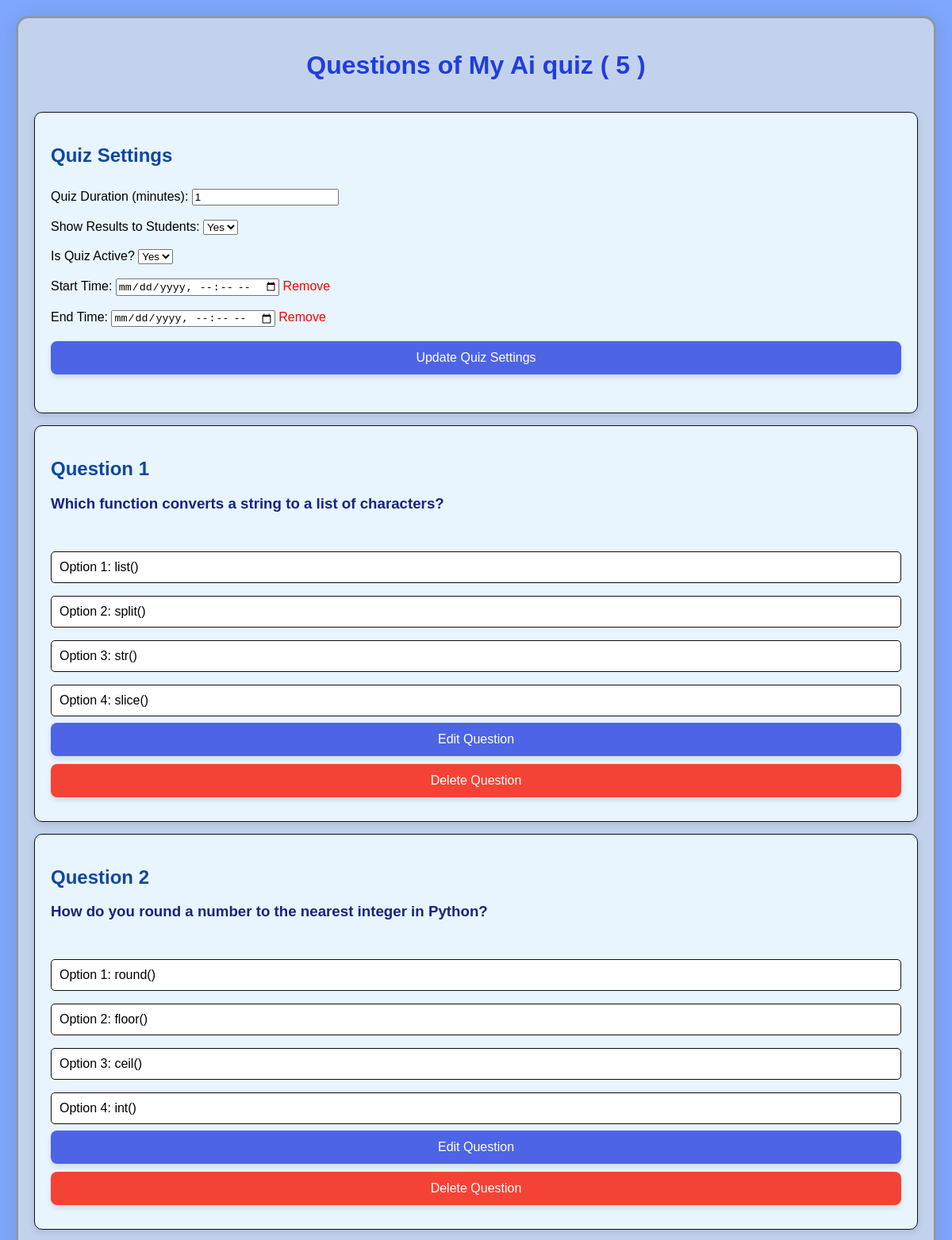
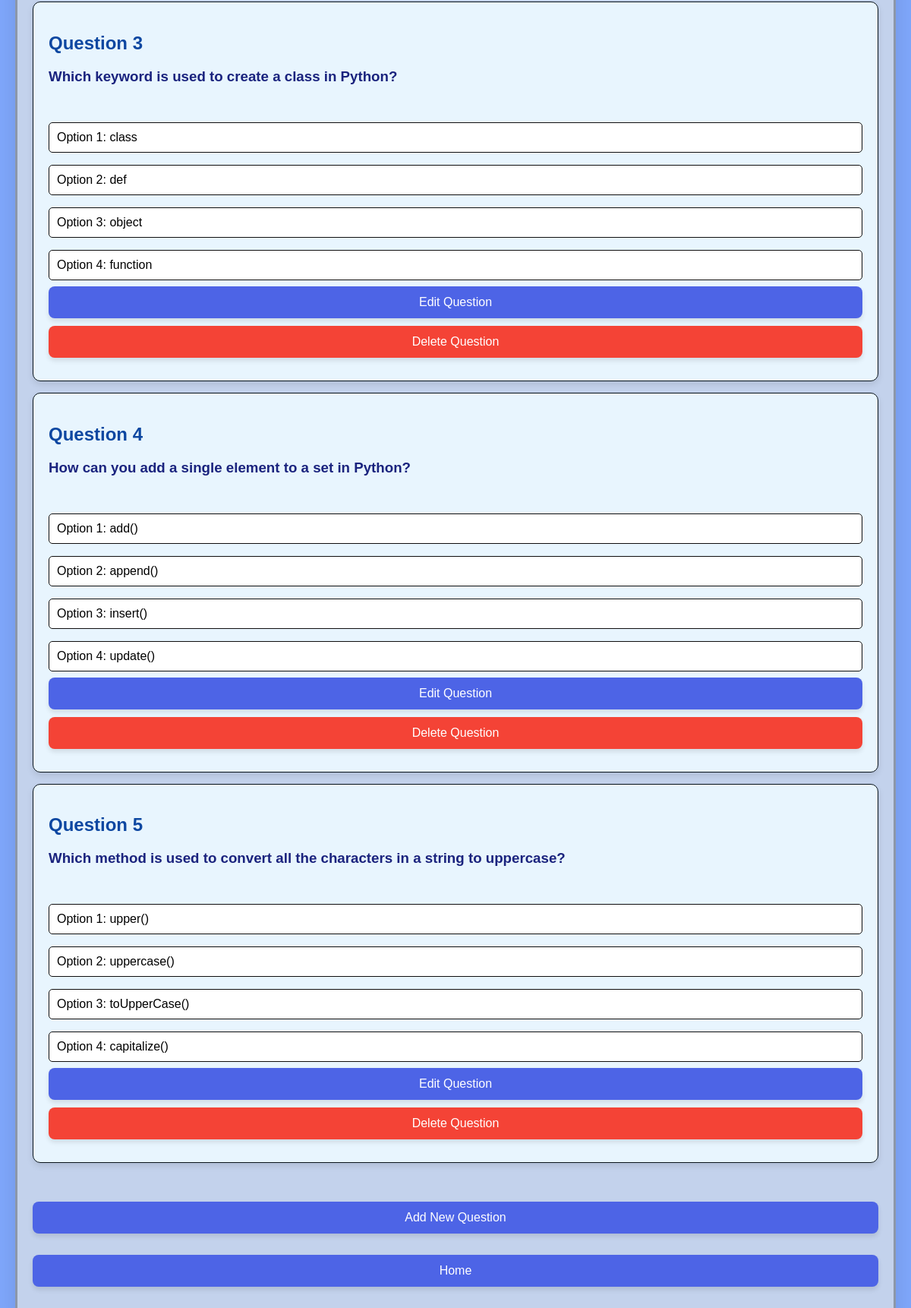
The page /q/q/view_questions/56/ (signed in) on the database its author committed (2 pictures, top to bottom).
### q/models.py (models this page shows, shortened)
class Quiz(models.Model):
    title = models.CharField(max_length=255)
    start_time = models.DateTimeField(blank=True, null=True)
    end_time = models.DateTimeField(blank=True, null=True)
    pdf = models.FileField(upload_to='pdfs/', null=True, blank=True)
    code = models.IntegerField(unique=True, editable=False, null=True, blank=True)
    host = models.ForeignKey(User, on_delete=models.CASCADE)
    created_at = models.DateTimeField(auto_now_add=True)
    show_results_to_student = models.BooleanField(default=True)  # Show results or not
    duration = models.IntegerField(default=2)  # Duration in minutes
    is_active = models.BooleanField(default=True)  # Whether the quiz is active or not

class Question(models.Model):
    QUESTION_TYPES = (
        ('MCQ', 'Multiple Choice (Single Answer)'),
        ('MCA', 'Multiple Choice (Multiple Answers)'),
        ('TF', 'True/False'),
    )
    quiz = models.ForeignKey(Quiz, related_name='questions', on_delete=models.CASCADE)
    question_text = models.TextField()
    question_type = models.CharField(max_length=3, choices=QUESTION_TYPES, default='MCQ')
    option1 = models.CharField(max_length=255, blank=True, null=True)
    option2 = models.CharField(max_length=255, blank=True, null=True)
    option3 = models.CharField(max_length=255, blank=True, null=True)
    option4 = models.CharField(max_length=255, blank=True, null=True)
    correct_option = models.CharField(max_length=255)
    image_loc = models.CharField(max_length=255, blank=True, null=True)
    images = models.ImageField(upload_to='questions/', null=True, blank=True)
    points = models.IntegerField(default=1)

### q/views.py (the view)
# urls.py: path('q/view_questions/<int:quiz_id>/', views.view_questions, name='view_questions'),
@login_required
def view_questions(request, quiz_id):
    if not request.user.is_teacher:
        return HttpResponseForbidden("You are not allowed to access this page.")
    quiz = get_object_or_404(Quiz, id=quiz_id)
    questions = quiz.questions.all()
    total_questions = questions.count()
    return render(request, 'view_questions.html', {
        'quiz': quiz,
        'total_questions': total_questions,
    })

### q/templates/view_questions.html (shortened to what this page needs)
{% load static %}
<!DOCTYPE html>
<html lang="en">
<head>
</head>
<body>
    <div class="container">
    <h1>Questions of {{ quiz.title }} ( {{ total_questions }} )</h1>
    <div class="question-container">
        <form action="{% url 'update_quiz_settings' quiz.id %}" method="POST" class="form-group">
            <h2>Quiz Settings</h2>
            <br>
            <label for="duration">Quiz Duration (minutes):</label>
            <input type="number" name="duration" id="duration" value="{{ quiz.duration }}" min="1" required>
            <br><br>
            <label for="show_results_to_student">Show Results to Students:</label>
            <select name="show_results_to_student" id="show_results_to_student">
                <option value="True" {% if quiz.show_results_to_student %}selected{% endif %}>Yes</option>
            </select>
            <br><br>
            <label for="is_active">Is Quiz Active?</label>
            <select name="is_active" id="is_active">
                <option value="True" {% if quiz.is_active %}selected{% endif %}>Yes</option>
            </select>
            <br><br>
            <label for="start_time">Start Time:</label>
            <input type="datetime-local" name="start_time" id="start_time" value="{{ quiz.start_time|date:'Y-m-d\TH:i' }}" >
            <a onclick="document.getElementById('start_time').value=''" style="color: red;">Remove</a>
            <br><br>
            <label for="end_time">End Time:</label>
            <input type="datetime-local" name="end_time" id="end_time" value="{{ quiz.end_time|date:'Y-m-d\TH:i' }}" >
            <a onclick="document.getElementById('end_time').value=''" style="color: red;">Remove</a>
            <br><br>
            <button type="submit">Update Quiz Settings</button>
        </form>
        <br><br>
    </div>
    {% for question in quiz.questions.all %}
    <div class="question-container" id="question{{ forloop.counter }}">
        <h2>Question {{ forloop.counter }}</h2>
        <h3>{{ question.question_text }}</h3>
        <div>
            {% if question.question_type == 'TF' %}
                <p class="option {% if question.option1 == question.correct_option %}correct{% endif %}">Option 1: {{ question.option1 }}</p>
                <p class="option {% if question.option2 == question.correct_option %}correct{% endif %}">Option 2: {{ question.option2 }}</p>
            {% else %}
                <p class="option {% if question.option1 == question.correct_option %}correct{% endif %}">Option 1: {{ question.option1 }}</p>
                <p class="option {% if question.option2 == question.correct_option %}correct{% endif %}">Option 2: {{ question.option2 }}</p>
                <p class="option {% if question.option3 == question.correct_option %}correct{% endif %}">Option 3: {{ question.option3 }}</p>
                <p class="option {% if question.option4 == question.correct_option %}correct{% endif %}">Option 4: {{ question.option4 }}</p>
            {% endif %}
        </div>
        <form action="{% url 'edit_question' question.id %}" class="form-group">
            <button type="submit">Edit Question</button>
        </form>
        <form method="POST" action="{% url 'delete_question' question.id %}" class="delete">
            <button type="submit" onclick="return confirm('Are you sure you want to delete this question?');">Delete Question</button>
        </form>
    </div>
    {% endfor %}
    <br><br>
    <form action="{% url 'add_question' quiz.id %}" class="add">
        <button type="submit">Add New Question</button>
    </form>
    <br><br>
    <form action="{% url 'teacher_home' %}" class="home">
        <button type="submit">Home</button>
    </form>
    <br><br>
</div>
</body>
</html>

### q/templates/view_questions.html (style rules this page uses)
body { font-family: Arial, sans-serif; margin: 0; background-color: #7fa7fb; padding: 20px; }
.container { width: auto; margin: auto; background: rgb(195, 210, 236); backdrop-filter: blur(10px); -webkit-backdrop-filter: blur(10px); border-radius: 16px; padding: 20px; box-shadow: 0 4px 30px rgba(0, 0, 0, 0.1); border: 3px solid rgba(16, 15, 15, 0.3); }
h1 { text-align: center; color: #203de0; margin-bottom: 40px; }
.question-container { background-color: #e8f5fe; padding: 20px; margin-bottom: 15px; border-radius: 10px; box-shadow: 0 4px 8px rgba(0, 0, 0, 0.1); border: 1px solid #09131a; }
.question-container h2 { color: #0d47a1; margin-bottom: 10px; }
.question-container h3 { margin-bottom: 15px; color: #1a237e; }
.option { padding: 10px; margin-bottom: 8px; border-radius: 5px; background-color: white; border: 1px solid #0f0e0e; color: #000; transition: all 0.3s ease; }
.form-group button, .delete button, .add button, .home button { width: 100%; padding: 12px; margin-bottom: 10px; border-radius: 8px; border: none; background-color: #4d64e6; color: white; font-size: 16px; cursor: pointer; box-shadow: 0 4px 6px rgba(0, 0, 0, 0.1); transition: background-color 0.3s ease, transform 0.3s ease; }
.delete button { background-color: #f44336; }
form { display: inline; }

### rows shown on the page
Quiz: title "My Ai quiz", duration "1", show_results_to_student "Yes", is_active "Yes"
Question: question_text "Which function converts a string to a list of characters?", option1 "list()", option2 "split()", option3 "str()", option4 "slice()"
Question: question_text "How do you round a number to the nearest integer in Python?", option1 "round()", option2 "floor()", option3 "ceil()", option4 "int()"
Question: question_text "Which keyword is used to create a class in Python?", option1 "class", option2 "def", option3 "object", option4 "function"
Question: question_text "How can you add a single element to a set in Python?", option1 "add()", option2 "append()", option3 "insert()", option4 "update()"
Question: question_text "Which method is used to convert all the characters in a string to uppercase?", option1 "upper()", option2 "uppercase()", option3 "toUpperCase()", option4 "capitalize()"

### other values the page prints
{{ total_questions }} "5"
